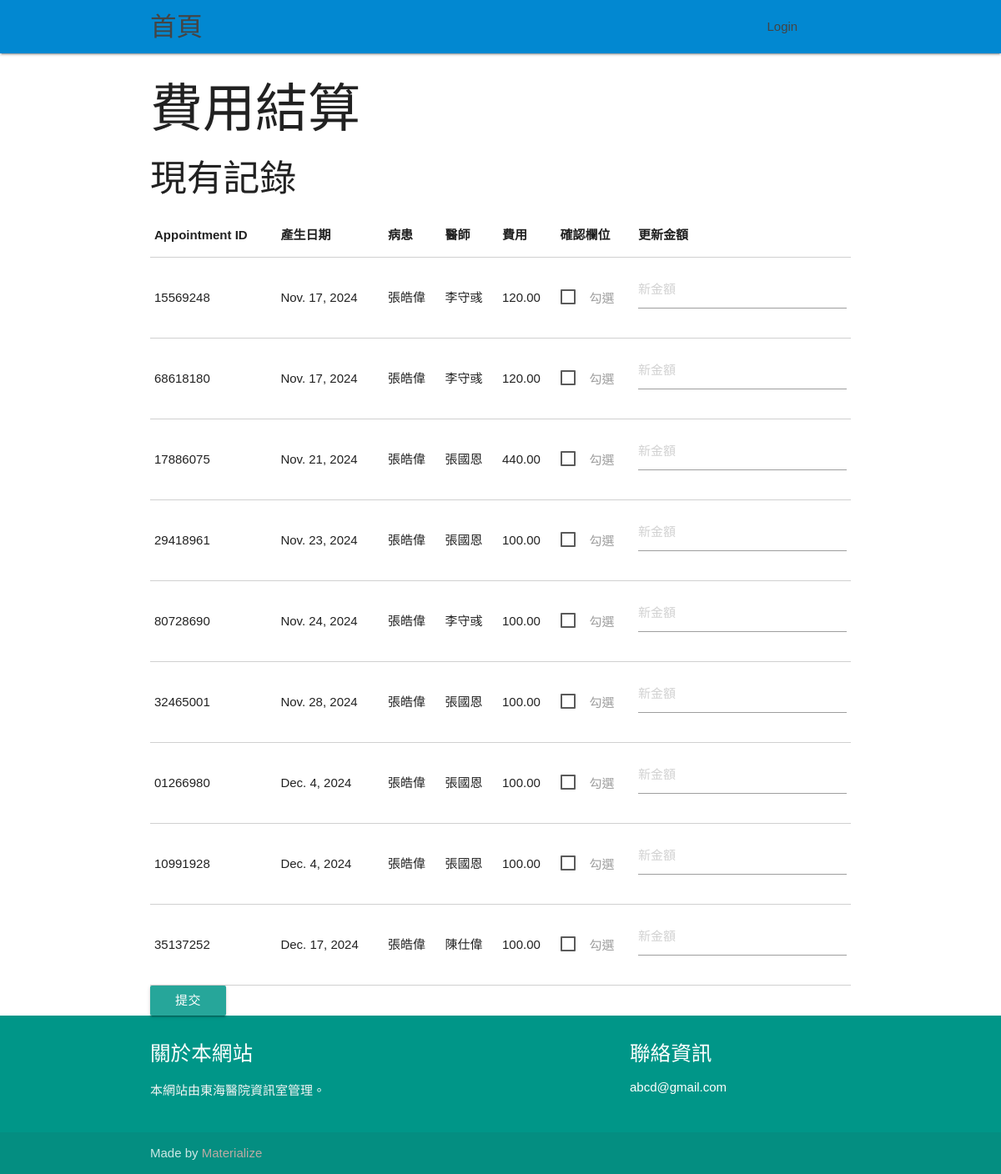
/billing/billing_interface/, run on an earlier commit of the app's database.
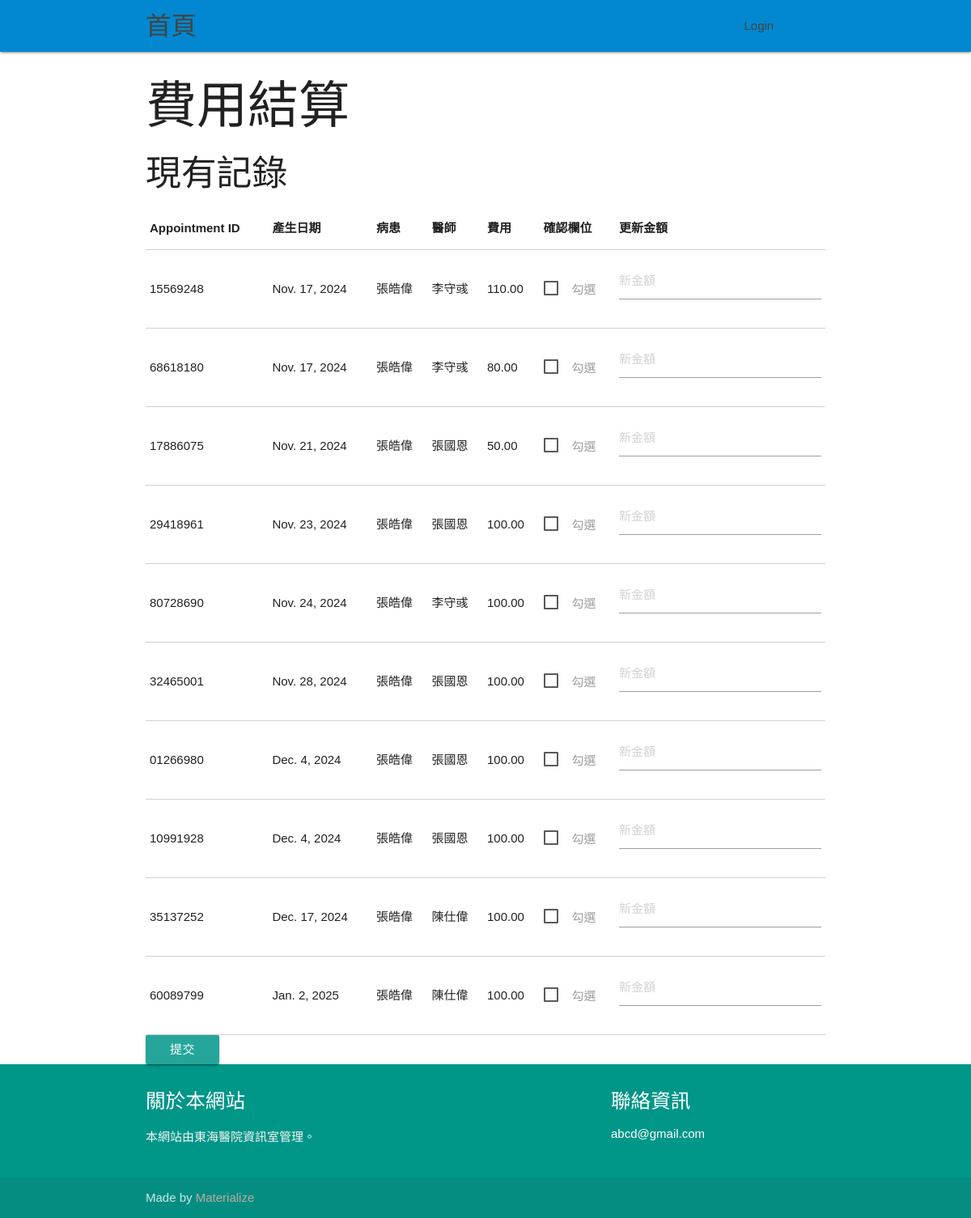
And on a later commit of the database.
### billing/models.py (models this page shows, shortened)
class BillingRecord(models.Model):
    appointment = models.OneToOneField(Appointment, on_delete=models.CASCADE)
    amount = models.DecimalField(max_digits=10, decimal_places=2)
    date_created = models.DateField(auto_now_add=True)

### appointments/models.py (models this page shows)
class Appointment(models.Model):
    appointment_id = models.CharField(max_length=8, unique=True, null=True, blank=True)  # 預約的唯一識別碼，最多 8 個字元，可為空
    patient = models.ForeignKey(Patient, on_delete=models.CASCADE, db_column="patient_id")  # 外鍵，指向病人，當病人被刪除時，所有與其相關的預約也會被刪除
    doctor = models.ForeignKey(Doctor, on_delete=models.CASCADE, db_column="doctor_id")  # 外鍵，指向醫生，當醫生被刪除時，所有與其相關的預約也會被刪除
    date = models.DateTimeField()  # 預約的日期和時間
    description = models.TextField()  # 預約的描述，記錄病人或醫生的相關註解

class Patient(models.Model):
    user = models.OneToOneField(User, on_delete=models.CASCADE, null=True, blank=True)  # 病患對應的使用者
    patient_id = models.CharField(max_length=8, unique=True, null=True, blank=True)
    dob = models.DateField()
    phone = models.CharField(max_length=15)

class User(AbstractUser):
    ROLE_CHOICES = [
        ('patient', 'Patient'),
        ('doctor', 'Doctor'),
    ]
    role = models.CharField(max_length=10, choices=ROLE_CHOICES, default='patient')  # 使用者的角色，預設為病患
    age = models.PositiveIntegerField(null=True, blank=True)  # 使用者的年齡（可選）
    gender = models.CharField(max_length=1, choices=[('M', 'Male'), ('F', 'Female')], null=True, blank=True)  # 性別

class Doctor(models.Model):
    user = models.OneToOneField(User, on_delete=models.CASCADE, null=True, blank=True)  # 醫生對應的使用者
    doctor_id = models.CharField(max_length=8, unique=True, null=True, blank=True)
    salary = models.DecimalField(max_digits=10, decimal_places=2, default=0.00)

### billing/views.py (the view, shortened to what this page needs)
# urls.py: path('billing_interface/', views.billing_interface, name='billing_interface'),
def billing_interface(request):
    records = BillingRecord.objects.all()
    return render(request, 'billing/billing_interface.html', {'records': records})

### billing/templates/billing/billing_interface.html (shortened to what this page needs)
{% extends 'base.html' %}
{% block content %}
<h1>費用結算</h1>
<form method="post">
    <h3>現有記錄</h3>
    <table class="bordered responsive-table">
        <thead>
            <tr>
                <th data-field="appointment_id">Appointment ID</th>
                <th data-field="date_created">產生日期</th>
                <th data-field="patient_name">病患</th>
                <th data-field="doctor_name">醫師</th>
                <th data-field="price">費用</th>
                <th data-field="check">確認欄位</th>
                <th data-field="update">更新金額</th>
            </tr>
        </thead>
        <tbody>
            {% for record in records %}
            <tr>
                <td>{{ record.appointment.appointment_id }}</td>
                <td>{{ record.date_created }}</td>
                <td>{{ record.appointment.patient.user.last_name }}{{ record.appointment.patient.user.first_name }}</td>
                <td>{{ record.appointment.doctor.user.last_name }}{{ record.appointment.doctor.user.first_name }}</td>
                <td>{{ record.amount }}</td>
                <td>
                    <label for="update_{{ record.appointment.appointment_id }}">勾選</label>
                </td>
                <td>
                    <input
                        type="number"
                        step="10"
                        placeholder="新金額"
                        @change="updateValue('{{ record.appointment.appointment_id }}', $event.target.value)">
                </td>
            </tr>
            {% endfor %}
        </tbody>
    </table>
    <button class="btn" type="submit">提交</button>
</form>
{% endblock %}

### templates/base.html (shortened to what this page needs)
<!DOCTYPE html>
<html lang="zh-Hant-TW">
<head>
  {% load static %}
  <link href="{% static 'css/materialize.css' %}" type="text/css" rel="stylesheet" media="screen,projection"/>
  <link rel="stylesheet" href="https://cdnjs.cloudflare.com/ajax/libs/animate.css/4.0.0/animate.min.css"/>
  <link rel="stylesheet" type="text/css" href="{% static 'css/hover.css' %}"/>
  <link href="{% static 'css/style.css' %}" type="text/css" rel="stylesheet" media="screen,projection"/>
  <link rel="stylesheet" type="text/css" href="https://cdn.jsdelivr.net/npm/sweetalert2@9.17.0/dist/sweetalert2.min.css"/>
</head>
<body>
    <div>
	  <nav class="light-blue darken-2" role="navigation">
		<div class="nav-wrapper container">
                <a href="{% url 'home' %}" class="brand-logo">首頁</a>
                <ul class="right">
                    {% if user.is_authenticated %}
                    <li><p>歡迎 {{ user.username }}</p></li>
                    <li><a href="{% url 'logout' %}">Logout</a></li>
                    {% else %}
                    <li><a href="{% url 'login' %}">Login</a></li>
                    {% endif %}
                </ul>
		</div>
	  </nav>
    </div>
    <div id="app">
        <div class="container">
            {% block content %}{% endblock %}
        </div>
        <footer class="page-footer teal">
            <div class="container">
            <div class="row">
                <div class="col l6 s12">
                <h5 class="white-text" id="code">關於本網站</h5>
                <p class="grey-text text-lighten-4">本網站由東海醫院資訊室管理。</p>
                </div>
                <div class="col l4 offset-l2 s12">
                    <h5 class="white-text">聯絡資訊</h5>
                    <ul>
                        <li><a class="white-text" href="#!">abcd@gmail.com </a></li>
                    </ul>
                </div>
            </div>
            </div>
            <div class="footer-copyright">
            <div class="container">
            Made by <a class="brown-text text-lighten-3" href="http://materializecss.com">Materialize</a>
            </div>
            </div>
        </footer>
    </div>
</body>
</html>

### static/css/style.css (style rules this page uses)
body { font-family: 'Noto Sans TC', sans-serif !important; }
nav ul a, nav .brand-logo { color: #444; width: 7.7rem; }
p { line-height: 2rem; }
footer.page-footer { margin: 0; }

What changed in the data, as far as the page shows it:
changed BillingRecord (number 1 of 10 on the later page): amount "120.00" → "110.00"
changed BillingRecord (number 2 of 10 on the later page): amount "120.00" → "80.00"
changed BillingRecord "Nov. 21, 2024": amount "440.00" → "50.00"
added BillingRecord: appointment.appointment_id "60089799", date_created "Jan. 2, 2025", appointment.patient.user.last_name "張", appointment.patient.user.first_name "皓偉", appointment.doctor.user.last_name "陳", appointment.doctor.user.first_name "仕偉", amount "100.00"
